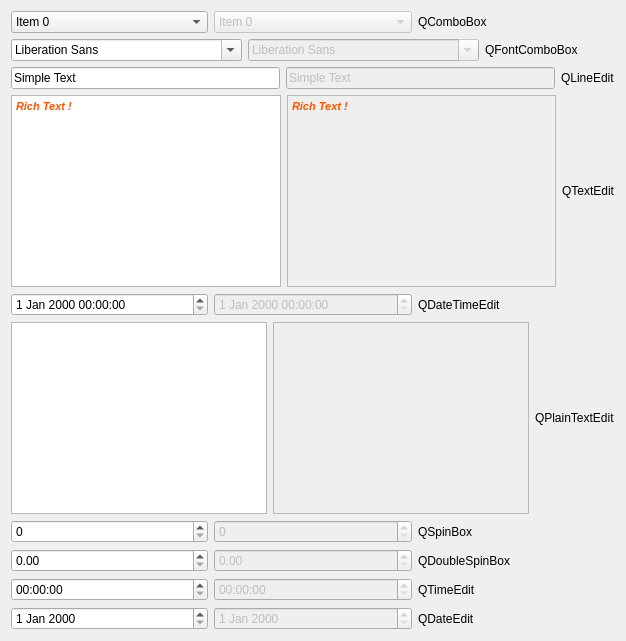
      <widget class="QWidget" name="tab_3">
       <attribute name="title">
        <string>Input</string>
       </attribute>
       <layout class="QGridLayout" name="gridLayout_3">
        <item row="0" column="0">
         <layout class="QHBoxLayout" name="horizontalLayout_20">
          <item>
           <widget class="QComboBox" name="comboBox">
            <item>
             <property name="text">
              <string>Item 0</string>
             </property>
            </item>
            <item>
             <property name="text">
              <string>Item 1</string>
             </property>
            </item>
            <item>
             <property name="text">
              <string>Item 2</string>
             </property>
            </item>
            <item>
             <property name="text">
              <string>Item 3</string>
             </property>
            </item>
           </widget>
          </item>
          <item>
           <widget class="QComboBox" name="comboBox_2">
            <property name="enabled">
             <bool>false</bool>
            </property>
            <item>
             <property name="text">
              <string>Item 0</string>
             </property>
            </item>
            <item>
             <property name="text">
              <string>Item 1</string>
             </property>
            </item>
            <item>
             <property name="text">
              <string>Item 2</string>
             </property>
            </item>
            <item>
             <property name="text">
              <string>Item 3</string>
             </property>
            </item>
           </widget>
          </item>
          <item>
           <widget class="QLabel" name="label_13">
            <property name="text">
             <string>QComboBox</string>
            </property>
           </widget>
          </item>
         </layout>
        </item>
        <item row="1" column="0">
         <layout class="QHBoxLayout" name="horizontalLayout_19">
          <item>
           <widget class="QFontComboBox" name="fontComboBox"/>
          </item>
          <item>
           <widget class="QFontComboBox" name="fontComboBox_2">
            <property name="enabled">
             <bool>false</bool>
            </property>
           </widget>
          </item>
          <item>
           <widget class="QLabel" name="label_14">
            <property name="text">
             <string>QFontComboBox</string>
            </property>
           </widget>
          </item>
         </layout>
        </item>
        <item row="2" column="0">
         <layout class="QHBoxLayout" name="horizontalLayout_18">
          <item>
           <widget class="QLineEdit" name="lineEdit">
            <property name="text">
             <string>Simple Text</string>
            </property>
           </widget>
          </item>
          <item>
           <widget class="QLineEdit" name="lineEdit_2">
            <property name="enabled">
             <bool>false</bool>
            </property>
            <property name="text">
             <string>Simple Text</string>
            </property>
           </widget>
          </item>
          <item>
           <widget class="QLabel" name="label_15">
            <property name="text">
             <string>QLineEdit</string>
            </property>
           </widget>
          </item>
         </layout>
        </item>
        <item row="3" column="0">
         <layout class="QHBoxLayout" name="horizontalLayout_17">
          <item>
           <widget class="QTextEdit" name="textEdit">
            <property name="html">
             <string>&lt;!DOCTYPE HTML PUBLIC &quot;-//W3C//DTD HTML 4.0//EN&quot; &quot;http://www.w3.org/TR/REC-html40/strict.dtd&quot;&gt;
&lt;html&gt;&lt;head&gt;&lt;meta name=&quot;qrichtext&quot; content=&quot;1&quot; /&gt;&lt;style type=&quot;text/css&quot;&gt;
p, li { white-space: pre-wrap; }
&lt;/style&gt;&lt;/head&gt;&lt;body style=&quot; font-family:'MS Shell Dlg 2'; font-size:8.25pt; font-weight:400; font-style:normal;&quot;&gt;
&lt;p style=&quot; margin-top:0px; margin-bottom:0px; margin-left:0px; margin-right:0px; -qt-block-indent:0; text-indent:0px;&quot;&gt;&lt;span style=&quot; font-weight:600; font-style:italic; color:#ff5500;&quot;&gt;Rich Text !&lt;/span&gt;&lt;/p&gt;&lt;/body&gt;&lt;/html&gt;</string>
            </property>
           </widget>
          </item>
          <item>
           <widget class="QTextEdit" name="textEdit_2">
            <property name="enabled">
             <bool>false</bool>
            </property>
            <property name="html">
             <string>&lt;!DOCTYPE HTML PUBLIC &quot;-//W3C//DTD HTML 4.0//EN&quot; &quot;http://www.w3.org/TR/REC-html40/strict.dtd&quot;&gt;
&lt;html&gt;&lt;head&gt;&lt;meta name=&quot;qrichtext&quot; content=&quot;1&quot; /&gt;&lt;style type=&quot;text/css&quot;&gt;
p, li { white-space: pre-wrap; }
&lt;/style&gt;&lt;/head&gt;&lt;body style=&quot; font-family:'MS Shell Dlg 2'; font-size:8.25pt; font-weight:400; font-style:normal;&quot;&gt;
&lt;p style=&quot; margin-top:0px; margin-bottom:0px; margin-left:0px; margin-right:0px; -qt-block-indent:0; text-indent:0px;&quot;&gt;&lt;span style=&quot; font-weight:600; font-style:italic; color:#ff5500;&quot;&gt;Rich Text !&lt;/span&gt;&lt;/p&gt;&lt;/body&gt;&lt;/html&gt;</string>
            </property>
           </widget>
          </item>
          <item>
           <widget class="QLabel" name="label_16">
            <property name="text">
             <string>QTextEdit</string>
            </property>
           </widget>
          </item>
         </layout>
        </item>
        <item row="4" column="0">
         <layout class="QHBoxLayout" name="horizontalLayout_2">
          <item>
           <widget class="QDateTimeEdit" name="dateTimeEdit"/>
          </item>
          <item>
           <widget class="QDateTimeEdit" name="dateTimeEdit_2">
            <property name="enabled">
             <bool>false</bool>
            </property>
           </widget>
          </item>
          <item>
           <widget class="QLabel" name="label_22">
            <property name="text">
             <string>QDateTimeEdit</string>
            </property>
           </widget>
          </item>
         </layout>
        </item>
        <item row="5" column="0">
         <layout class="QVBoxLayout" name="verticalLayout">
          <item>
           <layout class="QHBoxLayout" name="horizontalLayout_16">
            <item>
             <widget class="QPlainTextEdit" name="plainTextEdit">
              <property name="lineWrapMode">
               <enum>QPlainTextEdit::NoWrap</enum>
              </property>
              <property name="plainText">
               <string/>
              </property>
              <property name="placeholderText">
               <string>Plain Text</string>
              </property>
             </widget>
            </item>
            <item>
             <widget class="QPlainTextEdit" name="plainTextEdit_2">
              <property name="enabled">
               <bool>false</bool>
              </property>
              <property name="lineWrapMode">
               <enum>QPlainTextEdit::NoWrap</enum>
              </property>
              <property name="plainText">
               <string/>
              </property>
              <property name="placeholderText">
               <string>Plain Text</string>
              </property>
             </widget>
            </item>
            <item>
             <widget class="QLabel" name="label_17">
              <property name="text">
               <string>QPlainTextEdit</string>
              </property>
             </widget>
            </item>
           </layout>
          </item>
          <item>
           <layout class="QHBoxLayout" name="horizontalLayout_15">
            <item>
             <widget class="QSpinBox" name="spinBox"/>
            </item>
            <item>
             <widget class="QSpinBox" name="spinBox_2">
              <property name="enabled">
               <bool>false</bool>
              </property>
             </widget>
            </item>
            <item>
             <widget class="QLabel" name="label_21">
              <property name="text">
               <string>QSpinBox</string>
              </property>
             </widget>
            </item>
           </layout>
          </item>
          <item>
           <layout class="QHBoxLayout" name="horizontalLayout_14">
            <item>
             <widget class="QDoubleSpinBox" name="doubleSpinBox"/>
            </item>
            <item>
             <widget class="QDoubleSpinBox" name="doubleSpinBox_2">
              <property name="enabled">
               <bool>false</bool>
              </property>
             </widget>
            </item>
            <item>
             <widget class="QLabel" name="label_18">
              <property name="text">
               <string>QDoubleSpinBox</string>
              </property>
             </widget>
            </item>
           </layout>
          </item>
          <item>
           <layout class="QHBoxLayout" name="horizontalLayout_13">
            <item>
             <widget class="QTimeEdit" name="timeEdit"/>
            </item>
            <item>
             <widget class="QTimeEdit" name="timeEdit_2">
              <property name="enabled">
               <bool>false</bool>
              </property>
             </widget>
            </item>
            <item>
             <widget class="QLabel" name="label_19">
              <property name="text">
               <string>QTimeEdit</string>
              </property>
             </widget>
            </item>
           </layout>
          </item>
          <item>
           <layout class="QHBoxLayout" name="horizontalLayout">
            <item>
             <widget class="QDateEdit" name="dateEdit"/>
            </item>
            <item>
             <widget class="QDateEdit" name="dateEdit_2">
              <property name="enabled">
               <bool>false</bool>
              </property>
             </widget>
            </item>
            <item>
             <widget class="QLabel" name="label_20">
              <property name="text">
               <string>QDateEdit</string>
              </property>
             </widget>
            </item>
           </layout>
          </item>
         </layout>
        </item>
       </layout>
      </widget>
